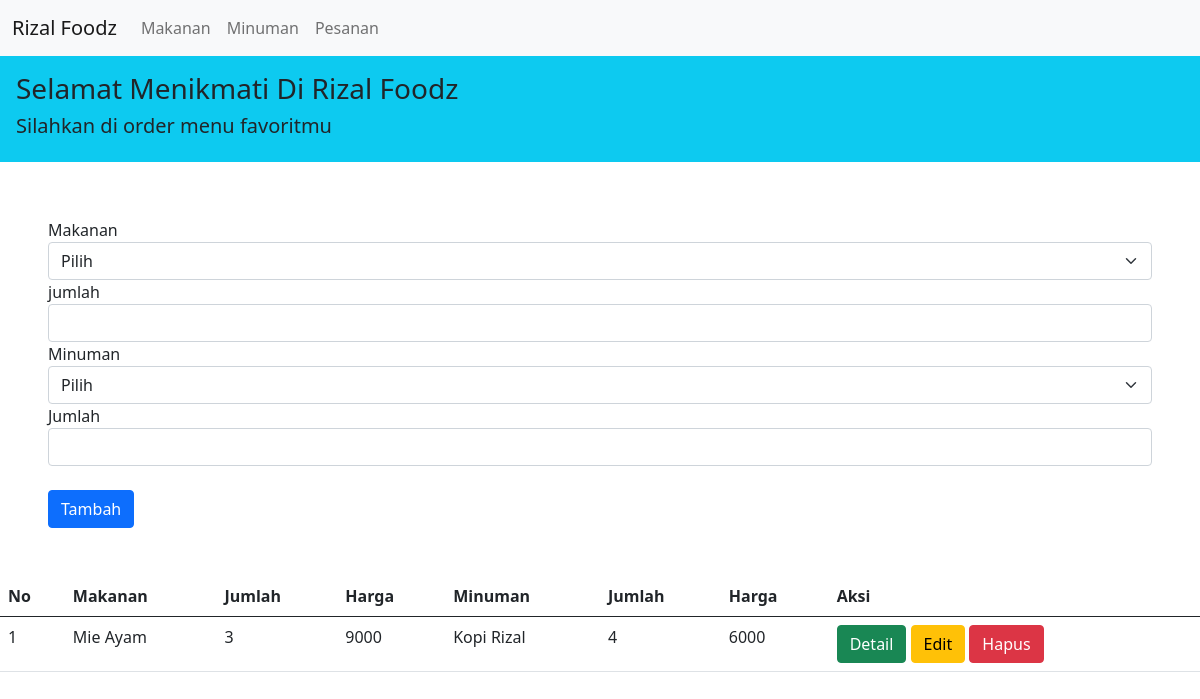
/pesanan/, run on the app's committed database.
### makanan/models.py (models this page shows)
class pesanan(models.Model):
    makanan = models.ForeignKey(makanan, on_delete=models.CASCADE)
    jumlah_makanan = models.IntegerField()
    minuman = models.ForeignKey(minuman, on_delete=models.CASCADE)
    jumlah_minuman = models.IntegerField()

class makanan(models.Model):
    jenis = models.CharField(max_length=255)
    nama = CharField(max_length=255)
    harga = models.IntegerField()

class minuman(models.Model):
    jenis = models.CharField(max_length=255)
    nama = CharField(max_length=255)
    harga = models.IntegerField()

### makanan/views.py (the view, shortened to what this page needs)
# urls.py: path('pesanan/', views.readPesanan, name='readPesanan'),
def readPesanan(request):
    dataMakanan = models.makanan.objects.all()
    dataMinuman = models.minuman.objects.all()
    data = models.pesanan.objects.all()
    return render(request, "pesanan/index.html", {
        "dataMakanan": dataMakanan,
        "dataMinuman": dataMinuman,
        "data": data,
    })

### templates/pesanan/index.html (shortened to what this page needs)
<!DOCTYPE html>
<html lang="en">
<head>
    <link href="https://cdn.jsdelivr.net/npm/bootstrap@5.0.2/dist/css/bootstrap.min.css" rel="stylesheet">
</head>
<body>
        <section>
                <nav class="navbar navbar-expand-lg navbar-light bg-light">
                        <div class="container-fluid">
                                <a class="navbar-brand" href="#">Rizal Foodz</a>
                                <div class="collapse navbar-collapse" id="navbarSupportedContent">
                                  <ul class="navbar-nav me-auto mb-2 mb-lg-0">
                                    <li class="nav-item">
                                      <a class="nav-link" href="/makanan">Makanan</a>
                                    </li>
                                    <li class="nav-item">
                                      <a class="nav-link" href="/minuman">Minuman</a>
                                    </li>
                                    <li class="nav-item">
                                      <a class="nav-link" href="/pesanan">Pesanan</a>
                                    </li>
                                  </ul>
                                </div>
                              </div>
                        </nav>
        </section>
    <div class="-5">
            <div class="p-3 mb-2 bg-info text-dark">
                <h3>Selamat Menikmati Di Rizal Foodz</h3>
                <h5>Silahkan di order menu favoritmu</h5>
            </div>
    </div>
    <div class="p-5">
            <form action="" method="POST">
                    <label>Makanan</label>
                    <select class="form-select" name= "makanan">
                        <option selected>Pilih</option>
                    </select>
                    <label>jumlah</label>
                    <input type="text"name="jumlah_makanan" class="form-control">
                    <label>Minuman</label>
                    <select class="form-select" name= "minuman">
                        <option selected>Pilih</option>
                    </select>
                    <label>Jumlah</label>
                        <input type="text" name="jumlah_minuman" class="form-control"><br>
                        <button type="submit" class="btn btn-primary">Tambah</button>
                </form>
                </div>
                <table class="table">
                    <thead>
                        <th>No</th>
                        <th>Makanan</th>
                        <th>Jumlah</th>
                        <th>Harga</th>
                        <th>Minuman</th>
                        <th>Jumlah</th>
                        <th>Harga</th>
                        <th>Aksi</th>
                    </thead>
                    <tbody>
                        {% for d in data%}
                        <tr>
                            <td>{{forloop.counter}}</td>
                            <td>{{d.makanan.nama}}</td>
                            <td>{{d.jumlah_makanan}}</td>
                            <td>{{d.makanan.harga}}</td>
                            <td>{{d.minuman.nama}}</td>
                            <td>{{d.jumlah_minuman}}</td>
                            <td>{{d.minuman.harga}}</td>
                            <td>
                                <a href="/detail/{{d.id}}" class="btn btn-success">Detail</a>
                                <a href="/edit/{{d.id}}" class="btn btn-warning">Edit</a>
                                <a href="/hapus_pesanan/{{d.id}}" class="btn btn-danger">Hapus</a>
                            </td>
                        </tr>
                        {% endfor %}
                    </tbody>
                </table>
</body>
</html>

### data on the page
pesanan: makanan.nama "Mie Ayam", jumlah_makanan "3", makanan.harga "9000", minuman.nama "Kopi Rizal", jumlah_minuman "4", minuman.harga "6000"
